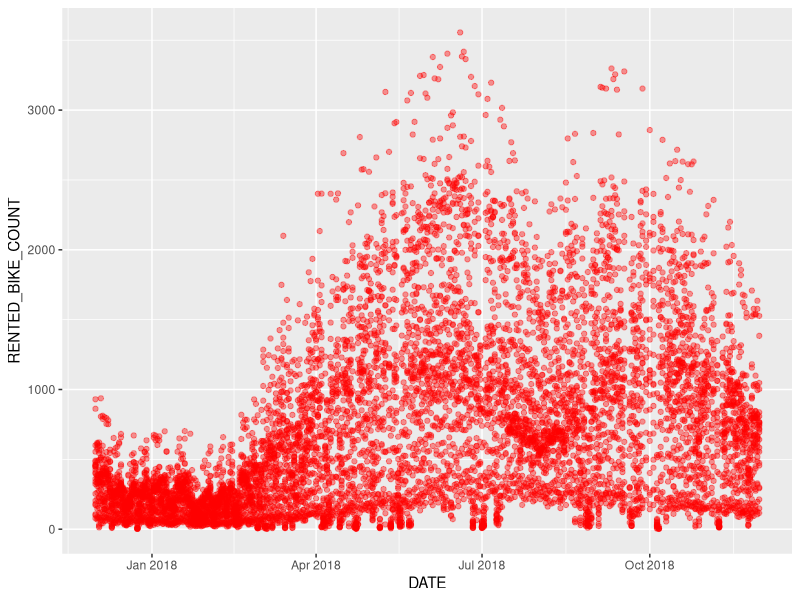
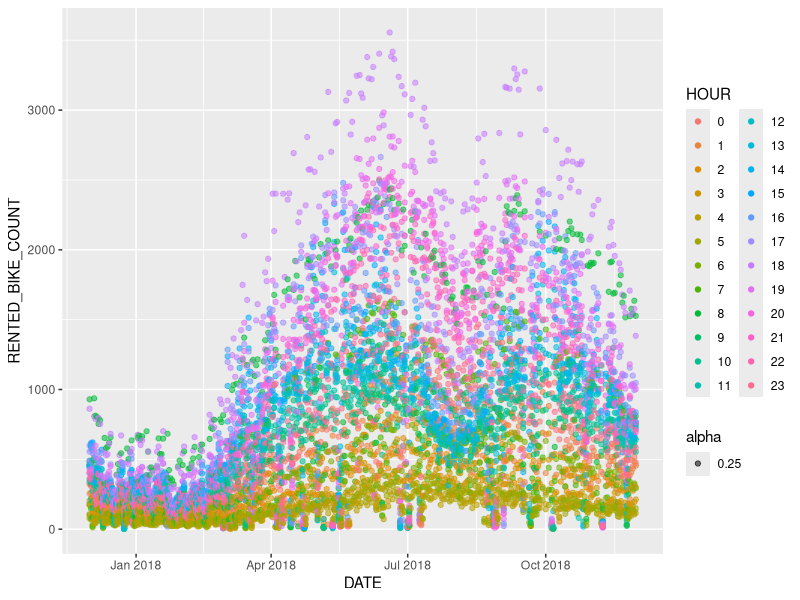
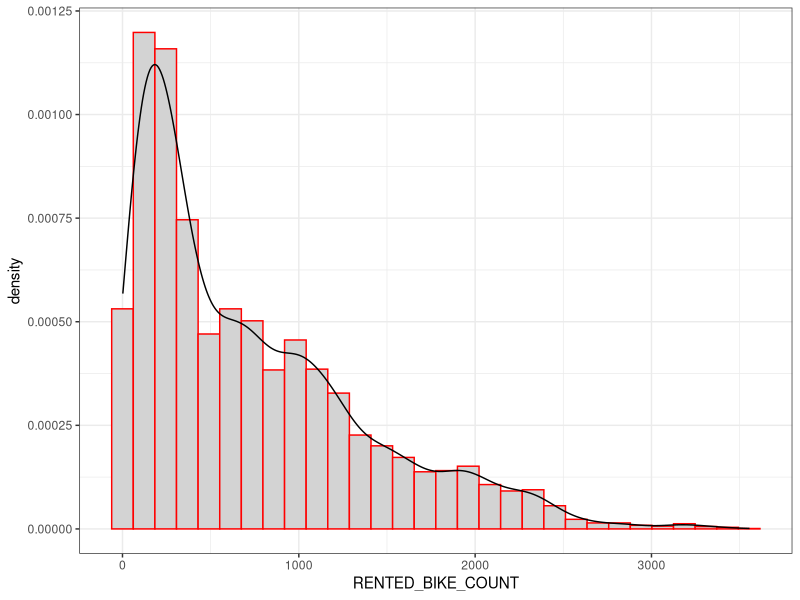
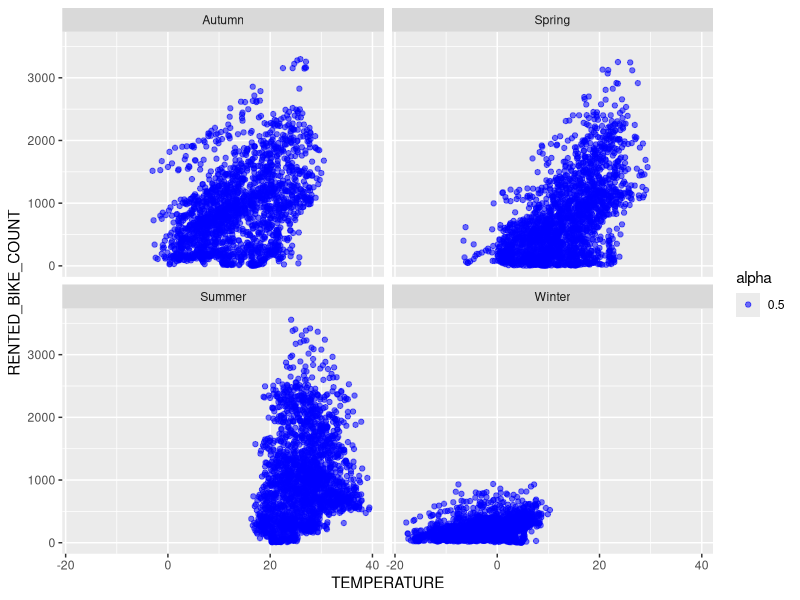
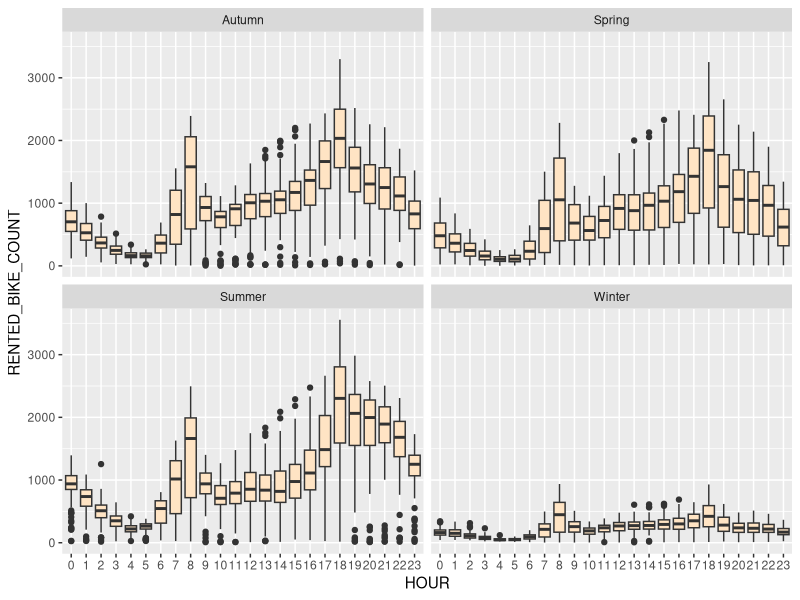
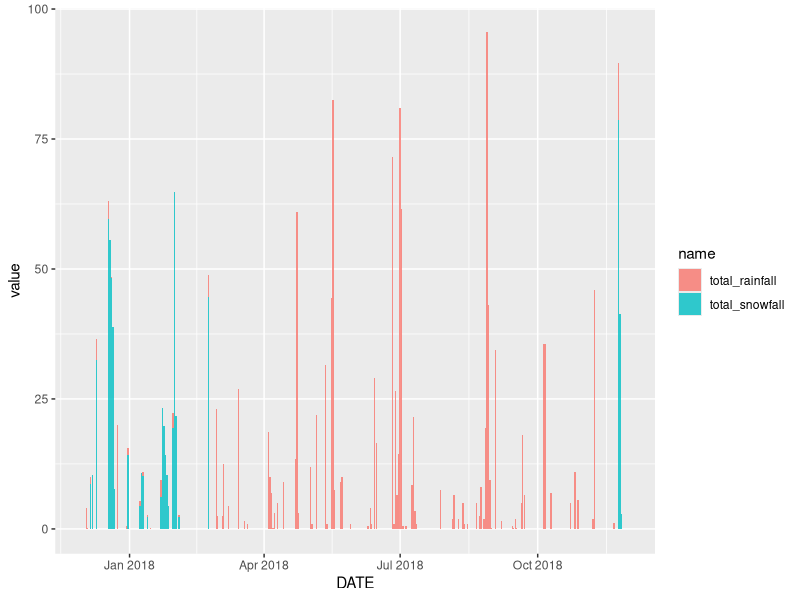

The R source for these figures, in order:
library(tidyverse)
#loading seoul_bike_sharing 
seoul_bike_sharing <- read.csv("seoul_bike_sharing.csv")
#Task 1: date read as type character 
seoul_bike_sharing$DATE <- as.character(seoul_bike_sharing$DATE)
#Task 2 : Recast DATE as a date !! Use the format of the data, namely "%d/%m/%Y".
seoul_bike_sharing$DATE <- as.Date(seoul_bike_sharing$DATE, format = "%d/ %m /%Y")
### Task 3 - Cast `HOURS` as a categorical variable
seoul_bike_sharing$HOUR <- as.factor(seoul_bike_sharing$HOUR)
#Checking the sturcture of dataframe
str(seoul_bike_sharing)
#Ensuring there are no missing values
sum(is.na(seoul_bike_sharing))
#Summary of the dataset
summary(seoul_bike_sharing)
#Task 5: Counting NO. of holidays
holidays_count <- seoul_bike_sharing %>%
  filter(HOLIDAY=='Holiday') %>%
  count(HOLIDAY) %>%
  summarise(count=n/24)

holidays_count
#Task 6: Percentage of records that falls on holidays
total_records <- seoul_bike_sharing%>%
  count() %>%
  summarise(count=n/24)
holiday_per <- (holidays_count/total_records) *100
holiday_per
#Task 7: Given there is exactly a full year of data, determine how many records we expect to have.
total_records
### Task 8 - Given the observations for the 'FUNCTIONING_DAY' how many records must there be?
seoul_bike_sharing %>%
  count(FUNCTIONING_DAY)
### Task 9 - Load the dplyr package, group the data by `SEASONS`, and use the `summarize()` function to 
#calculate the seasonal total rainfall and snowfall.
library(dplyr)

 seoul_bike_sharing%>%
  group_by(SEASONS)%>%
  summarize(total_rainfall=sum(RAINFALL), total_snowfall=sum(SNOWFALL))
 
 #DATA VISUALIZATION
 library(ggplot2)
 
 ### Task 10 - Create a scatter plot of `RENTED_BIKE_COUNT` vs `DATE`.
 ggplot(seoul_bike_sharing, aes(x = DATE, y = RENTED_BIKE_COUNT)) +
   geom_point(alpha=0.4,color="red")
 
 ### Task 11 - Create the same plot of the `RENTED_BIKE_COUNT` time series, but now add `HOURS` as the colour.
 ggplot(seoul_bike_sharing, aes(x = DATE, y = RENTED_BIKE_COUNT,color=HOUR,alpha=0.25)) +
   geom_point( )
 
#### Task 12 - Create a histogram overlaid with a kernel density curve
# Normalize the histogram so the y axis represents 'density'. This can be done by setting `y=..density..` 
#in the aesthetics of the histogram.
 ggplot(seoul_bike_sharing, aes(x = RENTED_BIKE_COUNT)) +  # X-axis for rented bike count
   geom_histogram(aes(y = ..density..), color = "red",fill="lightgray", alpha = 1) +  # Histogram with density
   geom_density() +
   theme_bw()
 
 ## Correlation between two variables (scatter plot)
 ### Task 13 - Use a scatter plot to visualize the correlation between `RENTED_BIKE_COUNT` and `TEMPERATURE` by `SEASONS'
 ggplot(seoul_bike_sharing, aes(x=TEMPERATURE, y=RENTED_BIKE_COUNT,alpha=0.5))+
   geom_point(color="blue")+
   facet_wrap(~SEASONS)
 
 
 ## Outliers (boxplot)
 ### Task 14 - Create a display of four boxplots of `RENTED_BIKE_COUNT` vs. `HOUR` grouped by `SEASONS`.
 ggplot(seoul_bike_sharing, aes(x = HOUR, y = RENTED_BIKE_COUNT)) +
   geom_boxplot(fill = "bisque") +
   facet_wrap(~SEASONS)
 
 ### Task 15 - Group the data by `DATE`, and use the summarize() function to calculate the daily total rainfall and snowfall.
 seoul_bike_sharing %>%
   group_by(DATE) %>%
   summarize(total_rainfall = sum(RAINFALL), total_snowfall = sum(SNOWFALL)) %>%
   pivot_longer(!DATE) %>%
   ggplot(aes(x = DATE, y = value,fill=name)) +
   geom_col(alpha = 0.8)  
 
 
 
 ### Task 16 - Determine how many days had snowfall.
 seoul_bike_sharing%>%
   group_by(DATE) %>%
   summarize(daily_snowfall= sum(SNOWFALL)) %>%
   filter(daily_snowfall>0) %>%
   count()
   
 
 

 